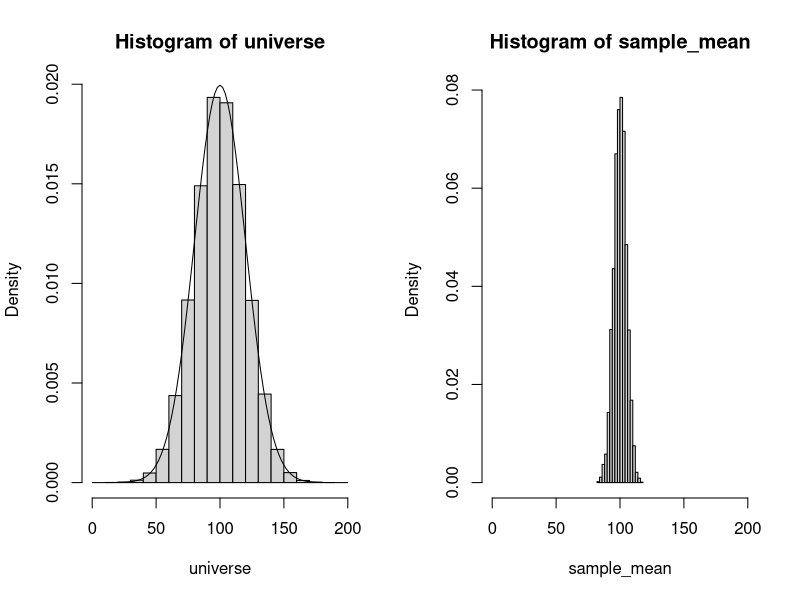

Here is the R script that generated this plot:

# Clean up memory
rm(list = ls())

# Split the plot window to two columns
par(mfrow = c(1, 2))


# Simulate Universe (Grundgesamtheit) in vector data1
size_universe = 100000
# Generate a normal distribution with mean=mu and sd=sigma
mu = 100; sigma = 20

# Sample size in one experiment
sample_size = 16

# Times to repeat the experiment
n_samples=5000


# Generate the universe
universe = rnorm(size_universe,mean=mu,sd=sigma)
max(universe)


# Plot the universe
hist(universe,
     xlim = c(mu - 5 * sigma, mu + 5 * sigma),
     freq = F)

mean(universe); sd(universe)
curve(dnorm(x, mean = mu, sd = sigma), add = T)
#qqnorm(data1)




# Simulate the principle behind the above calculation.
#-----------------------------------------------------------------
# Take n_samples samples each of size = sample_size
# Samples are taken with replacement (mit Zuruecklegen).
# To see how the sample mean of a sample of size sample_size is distributed,
# take many samples, calculate the mean of each sample and see how 
# these means are distributed.



# For each of the n_samples take the mean my_sample and put it in the 
# vector sample_mean. It is then simple to take the mean and the standard deviation
# of the vector


sample_mean = NULL
head(sample_mean)


for (i in 1:n_samples) {
 
   # Take the ith sample of size: sample_size 
   my_sample = sample(universe, size = sample_size)
   # Calculate and store the mean of the sample
   sample_mean[i] = mean(my_sample)  
   
   # Just to illustrate dump the first 5 samples on the screen
   if (i %in% 1:5) {
       cat("Sample number:", i,
           ", Sample values:", my_sample, 
           ", Sample Mean: ", sample_mean[i],
           "\n")
   }
   
   # Let' s see how the vector of the means of the 5 samples looks like
   if (i == 5) {
       cat("\n", 
           "Vector of means:", sample_mean, "\n",
           "Mean of 5 means:", mean(sample_mean), "\n",
           ", Standard deviation of 5 means", sd(sample_mean), "\n"
           )
       
   }
}


# Is the mean normally distributed? A small p-value (e.g. under 0.05 indicates that it is not.)
shapiro.test(sample_mean)
#qqnorm(sample_mean)
cat("The mean of the sample means is: ", mean(sample_mean))
cat("The standard deviation of the sample means is: ", sd(sample_mean))

hist(sample_mean,
     xlim = c(mu - 5 * sigma, mu + 5 * sigma),
     freq = F)




